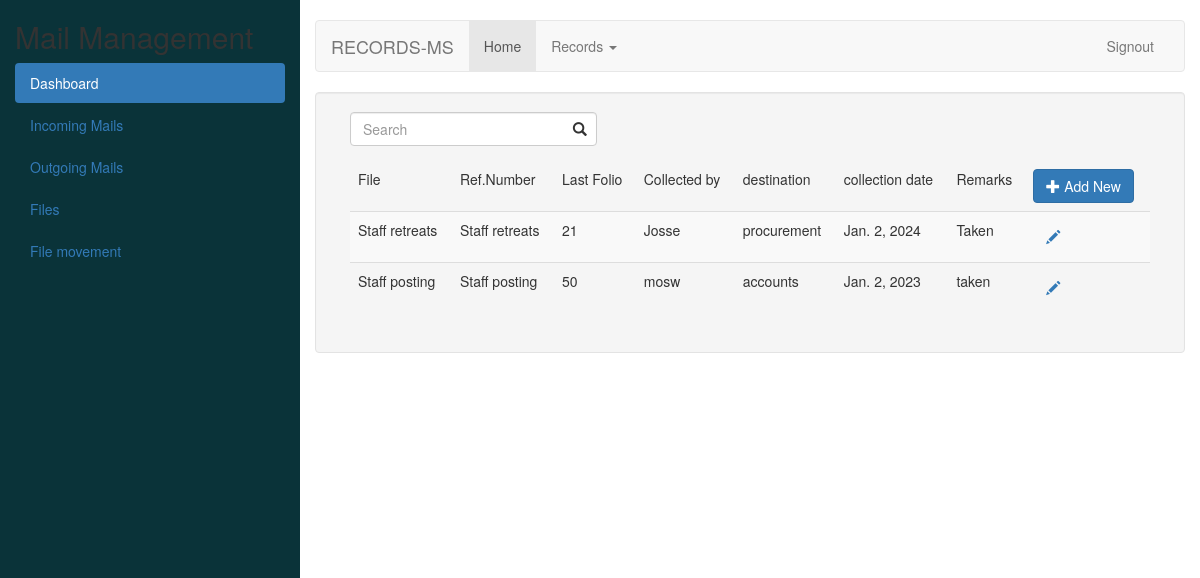
The app's page /filemovementlist/ with its own data.
### recApp/models.py (models this page shows)
class FileMovement(models.Model):
    file_name   = models.ForeignKey(BaseAttachments, on_delete = models.CASCADE, related_name='file name +', to_field ='name')
    file_number = models.ForeignKey(BaseAttachments, on_delete = models.CASCADE, related_name='file Ref. Number +', to_field ='ref_number')
    last_folio  = models.CharField(max_length=156)
    collected_by= models.CharField(max_length=156)
    destination_office = models.CharField(max_length=156)
    date_of_collection = models.DateField(_("date of collection"))
    remarks = models.CharField(max_length = 156)

class BaseAttachments(models.Model):
    name = models.CharField(_("attachment name"), max_length=156, unique=True )
    category = models.CharField(_("attachment category"), max_length=156)
    ref_number = models.CharField(_("reference number"), max_length=156, unique=True)
    def __str__(self):
        return self.name

### recApp/views.py (the view)
# urls.py: path('filemovementlist/', views.files_movement_list, name="view_file_mvnt"),
def files_movement_list(request):
    if 'q' in request.GET:
        q= request.GET['q']
        multiple_q = Q(Q(collected_by__icontains = q) | Q(destination_office__icontains = q))
        files_rec = FileMovement.objects.filter(multiple_q)
    else:
        files_rec = FileMovement.objects.all()
    context = {
        'file_movement_list': files_rec
    }
    return render(request, 'records/fileMovList.html', context)

### recApp/templates/records/fileMovList.html (shortened to what this page needs)
{% extends 'records/base.html' %}
{% block content %}
<form method="get" action="" autocomplete="off">
    <div class="col-sm-4">
        <div class="form-group has-feedback has-search ">
            <input type="text", name="q" class="form-control" placeholder="Search">
        </div>
    </div>
</form>
<div class="container-fluid">
    <table class="table table-striped">
        <thead class="border-bottom font-weight-bold">
            <tr>
                <td>File</td>
                <td>Ref.Number</td>
                <td>Last Folio</td>
                <td>Collected by</td>
                <td>destination</td>
                <td>collection date</td>
                <td>Remarks</td>
                <td>
                    <a href="{% url 'file_mvnt' %}" >
                        <button type="button" class="btn btn-primary"><i class="glyphicon glyphicon-plus" aria-hidden="true"></i> Add New</button>
                    </a>
                </td>
            </tr>
        </thead>
        <tbody>
            {% for file in file_movement_list %}
                <tr>
                    <td>{{file.file_name}}</td>
                    <td>{{file.file_number}}</td>
                    <td>{{file.last_folio}}</td>
                    <td>{{file.collected_by}}</td>
                    <td>{{file.destination_office}}</td>
                    <td>{{file.date_of_collection}}</td>
                    <td>{{file.remarks}}</td>
                    <td>
                        <a href="{% url 'file_mvnt_update' file.id %}" class="btn text-secondary px-0">
                            <i class="glyphicon glyphicon-pencil" aria-hidden="true"></i>
                        </a>
                    </td>
                </tr>
            {% endfor %}
        </tbody>
    </table>
    </div>
{% endblock content %}

### records on screen
FileMovement: file_name "Staff retreats", file_number "Staff retreats", last_folio "21", collected_by "Josse", destination_office "procurement", date_of_collection "Jan. 2, 2024", remarks "Taken"
FileMovement: file_name "Staff posting", file_number "Staff posting", last_folio "50", collected_by "mosw", destination_office "accounts", date_of_collection "Jan. 2, 2023", remarks "taken"
